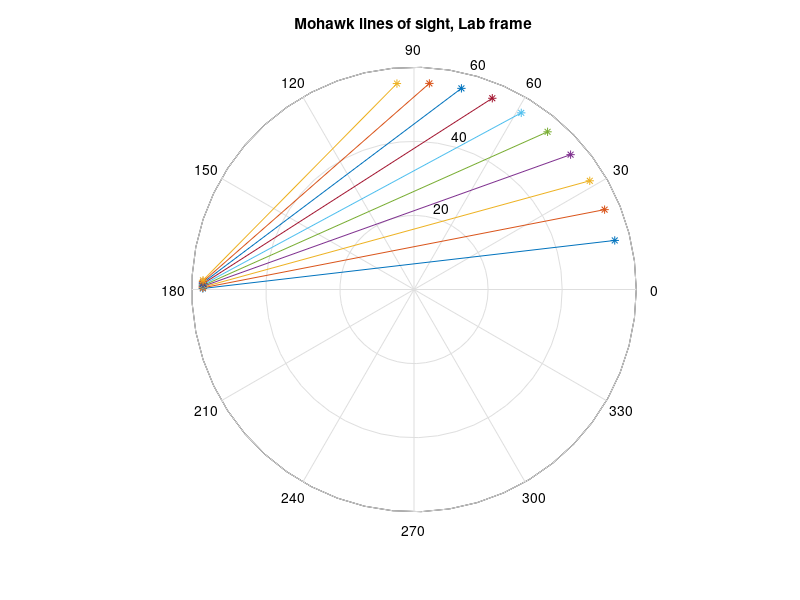
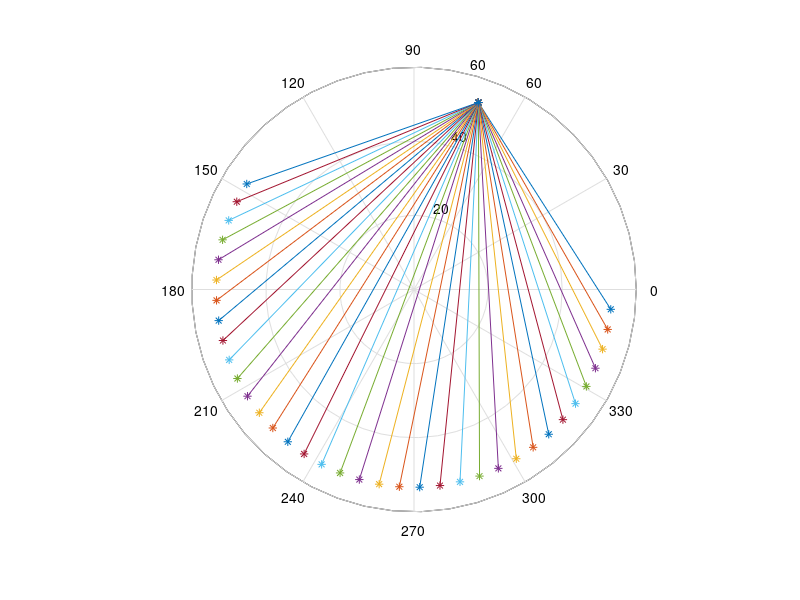
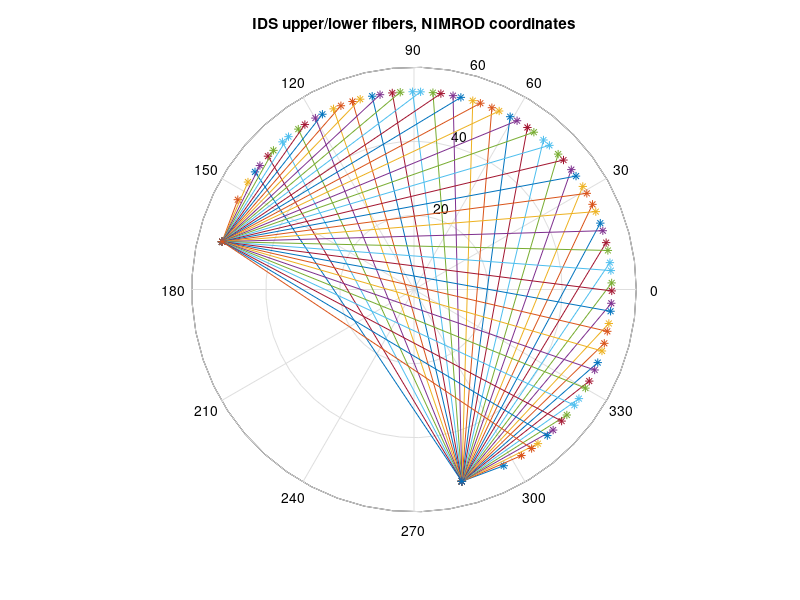

The MATLAB script that drew these images, in order:
% Aaron Hossack
% Jan 17th 2012
%
% Updated June 2013
clear all; close all; clc;
addpath('~/IDS/Matlab/');
%addAllThePaths;
cd('T:\RChandra\NewCodes\Geometry');
%
% This code takes calibration data from backlighting the new IDS fibers
% onto a screen to determine the angle, volume, and impact parameters of
% the various chords.
% clear all; close all; clc;
%% Settings
saveLength71 = 0; % save chrod lengths for 71 degree port chords

save1 = 0; % save 'impacts' as 'impacts1.mat'.  This configuration has the  
           % 'Upper/Long' fiber (smaller channel numbers) in the "old"
           % reentrant port at 71 degrees in machine coordinates.  Channel
           % 1 is oriented toward the top of the machine and channel 36 the
           % bottom.  The 'lower/short' fiber is on an axial port at 45
           % degrees on the X side of the machine.  Channel 37 is looking
           % toward the the small cones (inboard) and channel 72 is looking
           % toward the ring (outboard).
           
saveNim1 = 0; % save 'IDScoords.mat' with 'origin' and 'IDSchords' variables
           
save2 = 0; % save 'impacts' as 'impacts2.mat'.  This configuration has the 
           % 'Upper/Long' fiber in the upper mohawk port #6 with the fiber
           % fan in midplane.  Channel 1 is aimed down toward the bottom of
           % the machine and channel 36 is aimed up.  The 'lower/short'
           % fiber is on an axial port (either 45 or 270 degrees) with
           % channel 37 always aiming inboard, same as 'impacts1'.
           
saveLengthMohawk = 0; % save chord lengths for the above configuration
           
save3 = 0; % save 'impacts' as 'impacts3.mat'.  This is a special
           % configuration for velocity zeroing where the 'Upper/Long'
           % fiber is on the X side 135 degree port and the 'lower/short'
           % fiber is on the Y side 135 degree port.  Channels 1 and 37
           % both aim toward the geometric axis and 36 and 72 aim toward
           % the ring.
           
save4 = 0; % save 'impacts' as 'impacts4.mat'.  This has the long fiber in 
           % the mohawk port, just as in configuration 2, but rotated 90
           % degrees counter clockwise.  Channel 1 faces the y side
           % (positive z direction).

save5 = 0; % save 'impacts' as 'impacts5'. Upper mowhawk #6, lower mowhawk 
           % #6.

save6 = 1; % save 'impacts' as 'impacts6', Upper mohawk #1-#10, with secant
           % and nimrod coordinates

% raw = [247.5, 250.5, 253.5, 256.5, 259.5, 263.0,... % real unaltered data
%     265.5, 268.0, 271.0, 274.0, 277.0,...
%     280.0, 282.5, 285.0, 287.5, 290.5,...
%     293.0, 295.5, 298.5, 301.0, 304.0,...
%     306.5, 309.5, 312.0, 315.0, 318.0,...
%     321.0, 324.0, 327.0, 330.0, 332.5,...
%     336.0, 339.0];

% raw = [244.6, 247.5, 250.5, 253.5, 256.5, 259.5, 263.0,... % filling in extra 3 points
%     265.5, 268.0, 271.0, 274.0, 277.0,...
%     280.0, 282.5, 285.0, 287.5, 290.5,...
%     293.0, 295.5, 298.5, 301.0, 304.0,...
%     306.5, 309.5, 312.0, 315.0, 318.0,...
%     321.0, 324.0, 327.0, 330.0, 332.5,...
%     336.0, 339.0, 341.9, 344.8];
raw = 2.95 * [1:36];

% Center on zero degrees

angles = raw - raw(1) - 0.5*(raw(end) - raw(1)); % chord angles out of lens

R = 55.5; % cm, radius of machine

alpha = 180 - 2*angles; % angle from one end of chord, to geometric axis, to other end of chord
                        % (because the angles in a triangle must add up to
                        % 180)

r = 2 * R * sind(0.5 * alpha); % chord lengths

if saveLength71
    chordLength = r;
    save chordLength71.mat chordLength
end

x = r .* cosd(angles); % projection of chords on midplane diameter
% figure(14)
% plot(x)

% x = 222./(2.*(tand(angles).^2 + 1)); % projection of chords on midplane diameter

% r = x./cosd(angles); % length of chords

ratio = 0.02667/1.11; % radius to height ratio of cone

vol = pi*ratio^2*(1/3)*r.^3;

impacts1 = -R*sind(angles); % sign flip simply for orientation w.r.t machine
% figure(15)
% plot(impacts1)

%% For NIMROD comparison, find angles

% assuming IDS is in port 6 and -6
theta_port = 31.87; % degrees, port axis w.r.t machine radius
anglesTop = angles + theta_port;
anglesBot = angles - theta_port;
terminalAng1 = 180-2.*anglesTop + 59;
terminalAng2 = 180-2.*anglesBot - 59;
theta1 = terminalAng1;
theta2 = terminalAng2;
theta = [terminalAng1(end:-1:1), terminalAng2];
  theta = mod(theta +225 ,360); % translate to machine coordinates
% 

% assuming IDS is in a radial port
% y = r .* sind(angles ); % dist. from diameter perp. up to chord end
% 
% thetaR = asind(y ./ R); % find angles w.r.t geom. axis from mid. of array
% 
% thetaR(1:3) = thetaR(1:3) + 2 .* (-90 - thetaR(1:3)); % mirror these angles past 90
% thetaR(end-2:end) = thetaR(end-2:end) + 2 .* (90 - thetaR(end-2:end));
% originR = [53.385, 1, 71]

% 
thetaR = 180-2*angles +71;
 originR = [53.385, 1, 71]

 Rnim = 53.385; % NIMROD HIT-SI major radius
% 
 origin = [Rnim, 0, 71+225 ; Rnim, 0, -59]; % coordinates of IDS wide angle lens
origin(1:36,1) = ones(1,36).*Rnim;
origin(1:36,2) = ones(1,36).*1;
origin(1:36,3) = ones(1,36).*(59+225);
origin(37:72,1) = ones(1,36).*Rnim;
origin(37:72,2) = ones(1,36).*1;
origin(37:72,3) = ones(1,36).*(-59+225);

origin(:,1:2) = origin(:,1:2).*.01;

IDSchords = ones(length(theta), 3); % initialize array

IDSchords(:, 1) = Rnim * IDSchords(:, 1) .* .01; % plug in R coordinates

IDSchords(:, 2) = 1 * IDSchords(:, 2) .* .01; % zero out Z coordinate

IDSchords(:, 3) = theta' .* IDSchords(:, 3); % set toroidal angles




figure(12)
polar([ones(1,length(theta1)).*originR(3); thetaR].*(pi/180),[ones(36,1).*Rnim ones(36,1).*Rnim]' ,'-*');
% plot(IDSchords(:, 3), '+');
figure(13)
polar([ones(1,length(theta1)).*origin(1,3); theta(1:36)].*(pi/180),[ones(36,1).*Rnim ones(36,1).*Rnim]' ,'-*');
title('IDS upper/lower fibers, NIMROD coordinates');
hold on;
polar([ones(1,length(theta2)).*origin(37,3); theta(37:end)].*(pi/180),[ones(36,1).*Rnim ones(36,1).*Rnim]' ,'-*');

if saveNim1
    save IDScoords.mat origin IDSchords;
end

%% For axial port, find major radius where chord intersects midplane
% rPort = 36.8; % cm, approximate radius of axial port
% 
% rMAxis = 34; % cm, radius of magnetic axis
% 
% Rpol = 31.26; % cm, distance from midplane to wall
% 
% a0 = atand((rPort - rMAxis) / Rpol); % angle offset, ie: angle from z-hat to mag. axis
% 
% hypotn = hypot((rPort - rMAxis), Rpol); % distance directly from port to mag. axis
% 
% pAngles = angles + a0; % poloidal angles w.r.t. mag. axis
% 
% impacts1 = [impacts1, hypotn*sind(pAngles)];
rPort = 36.8; % cm, major radius location of port

zPort = 31.26 + 2.54 + 1.27; % cm, distance from magnetic axis to wall + thickness of window + thickness of wall

yPol = zPort * tand(angles(end:-1:1));

Rpol = rPort - yPol; % convert to major radius

impacts1 = [impacts1, Rpol];


if save1
    figure(1)
plot(impacts1, '+');
title('Impacts 1');

    impacts = impacts1;
    save impacts1.mat impacts
end

%% Update - View with fan in midplane, mohawk port #6

theta_port = 31.87; % degrees, port axis w.r.t machine radius

theta_chords = angles + theta_port;

y_tor = R * sind(theta_chords);

impacts2 = impacts1; % copy over previous impacts array

impacts2(1:36) = y_tor;



if save2
    figure(2)
plot(impacts2, '+');
title('Impacts 2');
    impacts = impacts2;
    save impacts2.mat impacts
end

%% Update 3-18-15 - Chord lengths for the above configuration

alpha2 = 180 - 2*theta_chords; % angle from one end of chord, to geometric axis, to other end of chord
                        % (because the angles in a triangle must add up to
                        % 180)

r2 = 2 * R * sind(0.5 * alpha2); % chord lengths                        
                        
if saveLengthMohawk
    chordLength = r2;
    save chordLengthMohawk.mat chordLength;
end

%% Velocity Zeroing configuration

impacts3 = [impacts1(37:72), impacts1(37:72)];



if save3
    figure(3)
plot(impacts3, '+');
title('Impacts 3');
    impacts = impacts3;
    save impacts3.mat impacts
end

%% Mohawk #6, chords perpendicular to midplane

half_ch_length = R * cosd(theta_port); % half chord length of axis of lens

displacement = half_ch_length * sind(angles); % displacement axially from magnetic axis.

impacts4 = [displacement(end:-1:1), impacts2(37:72)];


if save4
    figure(4)
    plot(impacts4, '+');
    title('Impacts 4');

    impacts = impacts4;
    save impacts4.mat impacts
end

%% Top Mohawk #6, Bottom Mohawk #6

theta_port = 31.87; % degrees, port axis w.r.t machine radius

theta_chords = -angles + theta_port;

y_tor = R * sind(theta_chords);

impacts5(1:36) = y_tor;
theta_port = -31.87; % degrees, port axis w.r.t machine radius

theta_chords = angles + theta_port;

y_tor = R * sind(theta_chords);

impacts5(37:72) = y_tor;  

if save5
    figure(5)
    plot(impacts5, '+');
    title('Impacts 5');

    impacts = impacts5;
    save impacts5.mat impacts
end

%% all the bottom mohawk
if save6 
CoordRot = 0;225;
Origin(1:10,1) = ((13.736) + (0:9)'.*9) ;% normalize later + 225; % ports, in Normal Machine Coordinates (Tm)
Gamma(1:10,1) = 180 - Origin(1:10,1); % angle between origin-port and origin-convergence point
a = 57.785; %Radial location that the ports converge to 
%R = 60.96; % R machine ( MAY BE TANK R, NOT PLASMASPRAY R
R = 55.5; % 
c(1:10,1) = sqrt( R.^2 + a.^2 -2*R*a*cosd( Gamma )); % chord from port to convergence point 
B(1:10,1) = asind(a*sind(Gamma)./c); % angle off of the radial that the port is
% angle between origin-port and port-convergence point
GammaB = 180-2.*B; % angle between origin-port and origin-(intersection of port-convergence point
% with wall of chamber)
Lengths(1:10,1) = 2* R*sind(GammaB); % apply law of sines for a triangle subtending a circle,
% get length of secant across circle from port to wall
Origin(1:10,2) = Origin(1:10)+GammaB; % ending theta locations, still John coordinates
figure(7);
%Machine coords

Origin = mod(Origin +CoordRot,360);
OutputI = [ ones(3,1).* Rnim .* .01 ones(3,1) .* .01 Origin(1:3,1)];
OutputF = [ ones(3,1).* Rnim .* .01 ones(3,1) .* .01 Origin(1:3,2)];

IDSchords = [IDSchords ; OutputF];
origin = [origin ; OutputI];

h=polar(Origin'.*(pi/180),[ones(10,1).*55.785 ones(10,1).*57]' ,'-*');

title('Mohawk lines of sight, Lab frame');

save coords06.mat IDSchords origin
end



